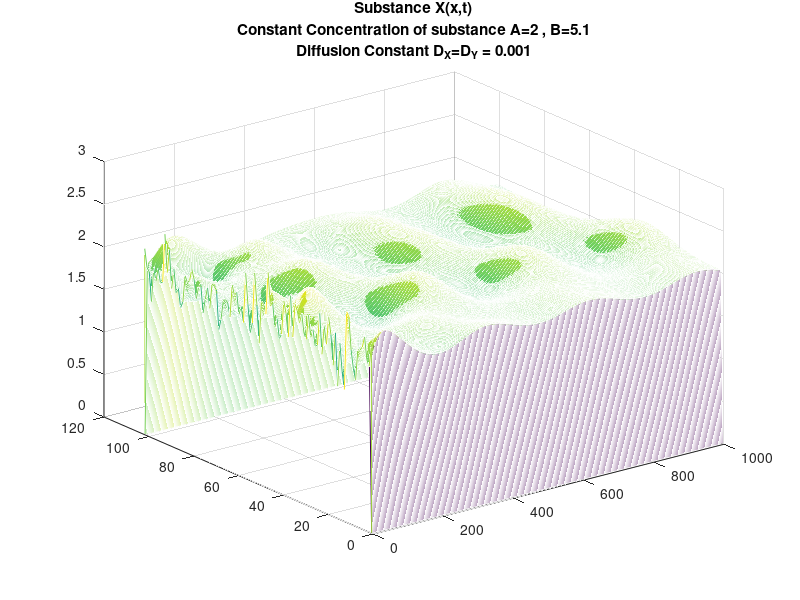
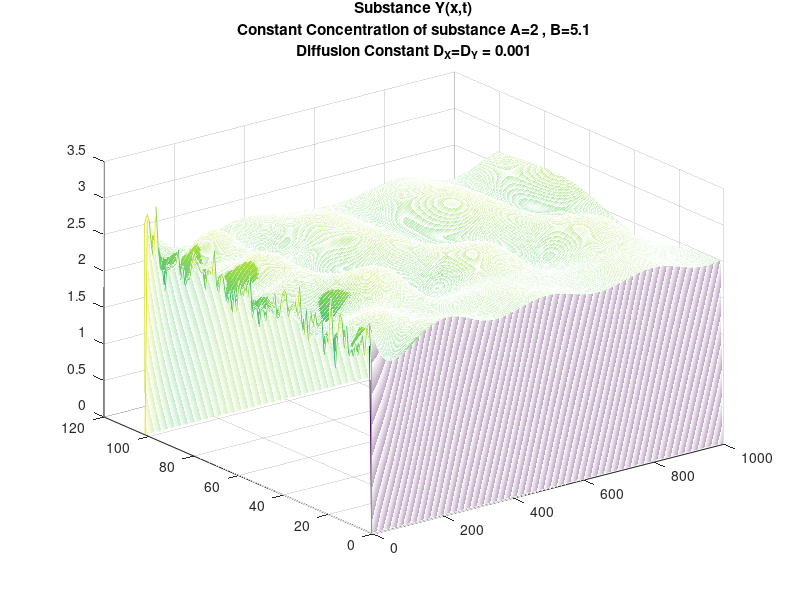

Here is the MATLAB script that generated these plots, in order:
 % Exercise 10.1 Coupled Non Linear Diffusion


clc;
clear all;
close all;

% Initial values
L = 1/2;
Dx = 0.001;
Dy = 0.001;
A = 2;
B = 5.1;
h = L/50;
M = (2*L/h)+2;

tau = h^2/(10*max(Dx,Dy));

N = (10-0)/tau;

X = zeros(M,N);
Y= zeros(M,N);

x = -L-h/2:h:L+h/2;
D = abs(x)<=L; 

X(:,1) =  A + randn(M,1) *A/10;
Y(:,1) =  B/A + randn(M,1) *(B/A)/10;
 
for t1 = 1:N-1
    for x1 = 2:M-1
        S_X= A-(B+1)*X(x1,t1)+X(x1,t1)^2 * Y(x1,t1); % Source term of X
        S_Y = B*X(x1,t1) - X(x1,t1)^2 * Y(x1,t1); % Source term of Y
        X(x1,t1+1) = X(x1,t1) + (tau/h^2)*D(x1+1)*Dx*(X(x1+1,t1)-X(x1,t1)) + (tau/h^2)*D(x1-1)*Dx*(X(x1-1,t1)-X(x1,t1)) + tau*S_X;
        Y(x1,t1+1) = Y(x1,t1) + (tau/h^2)*D(x1+1)*Dy*(Y(x1+1,t1)-Y(x1,t1)) + (tau/h^2)*D(x1-1)*Dy*(Y(x1-1,t1)-Y(x1,t1)) + tau*S_Y;
    end
end


figure;
mesh(X);
title({'Substance X(x,t)', 'Constant Concentration of substance A=2 , B=5.1', 'Diffusion Constant D_X=D_Y = 0.001'});
figure;
mesh(Y);
title({'Substance Y(x,t)', 'Constant Concentration of substance A=2 , B=5.1', 'Diffusion Constant D_X=D_Y = 0.001'});
